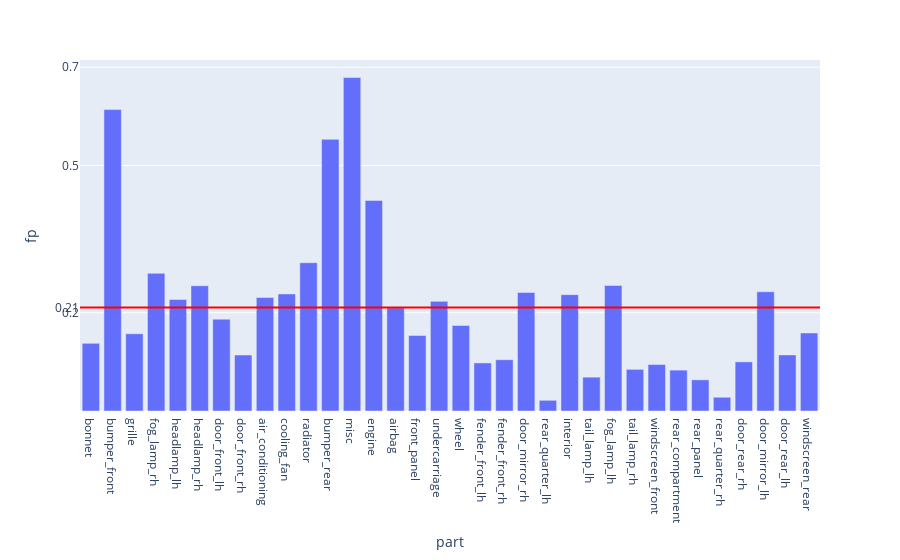

Notebook cell for this chart:
### Code cell
fig = px.bar(evalMetrics, x = 'part', y = 'fp')

fig.add_hline(y=avgFp, line_width=2, line_color="red")

fig.update_layout(
    yaxis = dict(
        tickmode = 'array',
        tickvals = [np.format_float_positional(avgFp, 2), 0.2, 0.5, 0.7],
    )
)

### Figure 1 — Plotly figure (JSON) as saved in the notebook; plotly's stock layout.template omitted (floating-point values rounded to 4 significant figures)
{"data": [{"alignmentgroup": "True", "hovertemplate": "part=%{x}<br>fp=%{y}<extra></extra>", "legendgroup": "", "marker": {"color": "#636efa", "pattern": {"shape": ""}}, "name": "", "offsetgroup": "", "orientation": "v", "showlegend": false, "textposition": "auto", "type": "bar", "x": ["bonnet", "bumper_front", "grille", "fog_lamp_rh", "headlamp_lh", "headlamp_rh", "door_front_lh", "door_front_rh", "air_conditioning", "cooling_fan", "radiator", "bumper_rear", "misc", "engine", "airbag", "front_panel", "undercarriage", "wheel", "fender_front_lh", "fender_front_rh", "door_mirror_rh", "rear_quarter_lh", "interior", "tail_lamp_lh", "fog_lamp_lh", "tail_lamp_rh", "windscreen_front", "rear_compartment", "rear_panel", "rear_quarter_rh", "door_rear_rh", "door_mirror_lh", "door_rear_lh", "windscreen_rear"], "xaxis": "x", "y": [0.1377, 0.6137, 0.1572, 0.2804, 0.227, 0.255, 0.187, 0.114, 0.231, 0.2383, 0.3019, 0.5531, 0.679, 0.4288, 0.21, 0.1537, 0.2233, 0.1742, 0.09784, 0.1044, 0.2413, 0.02177, 0.237, 0.06889, 0.2556, 0.08479, 0.09466, 0.08325, 0.06347, 0.02801, 0.1001, 0.2429, 0.1142, 0.1589], "yaxis": "y"}], "layout": {"barmode": "relative", "legend": {"tracegroupgap": 0}, "margin": {"t": 60}, "shapes": [{"line": {"color": "red", "width": 2}, "type": "line", "x0": 0, "x1": 1, "xref": "x domain", "y0": 0.2107, "y1": 0.2107, "yref": "y"}], "xaxis": {"anchor": "y", "domain": [0, 1], "title": {"text": "part"}}, "yaxis": {"anchor": "x", "domain": [0, 1], "tickmode": "array", "tickvals": ["0.21", 0.2, 0.5, 0.7], "title": {"text": "fp"}}}}
